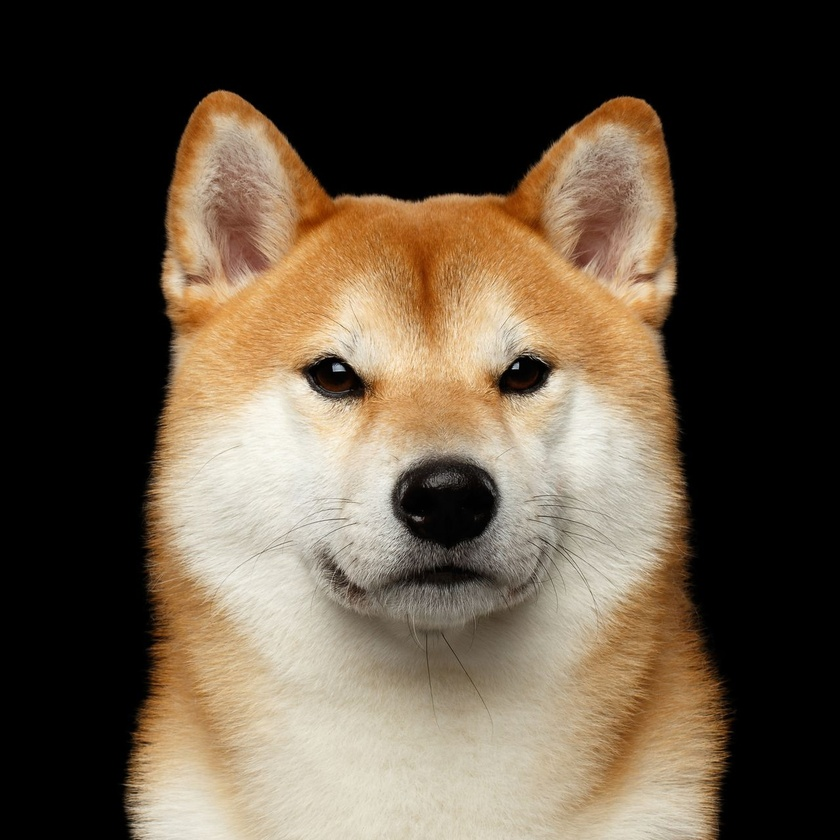
#> input picture shiba.jpeg, 840 x 840 px, shrunk from 1280 x 1280 before the run, found by its file name
$ python canny.py
#> lines starting #> are read from the running program, lines starting #| are printed output that depends on the picture; after the words box and inside, x2 and y2 are one past the last pixel; in counts of white or black regions, pixels touching at a corner belong together
import numpy as np
import cv2 as cv
from matplotlib import pyplot as plt

path = r'/Users/sirap/Documents/Year_4/year-4-image/shiba.jpeg'
img = cv.imread(path,0)
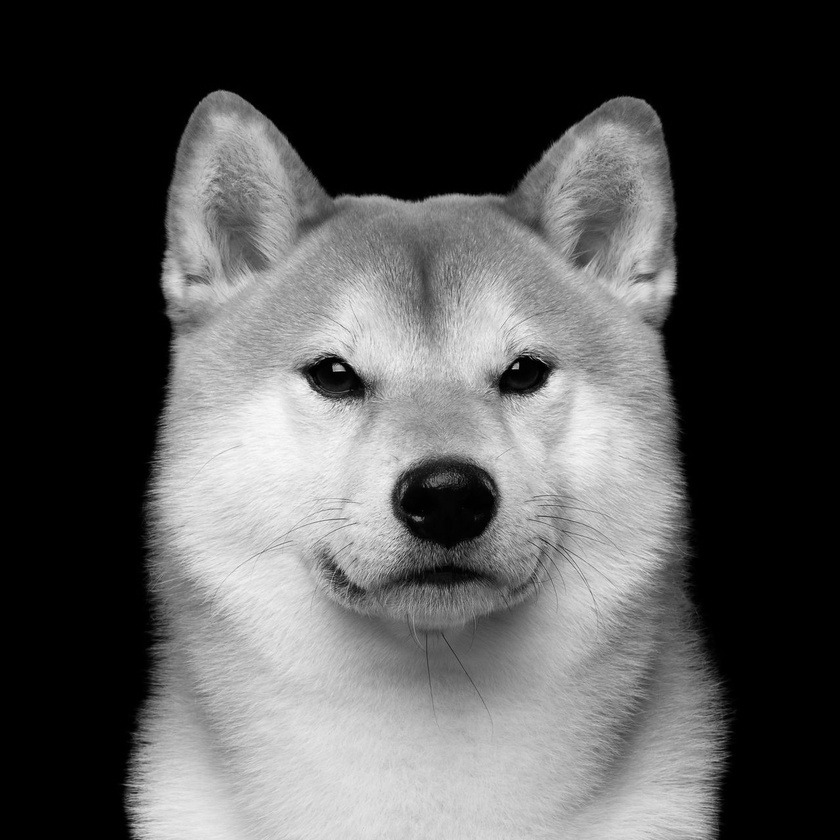
#> img: shape (840, 840); min 0, max 250, mean 84.1
edges = cv.Canny(img,100,200)
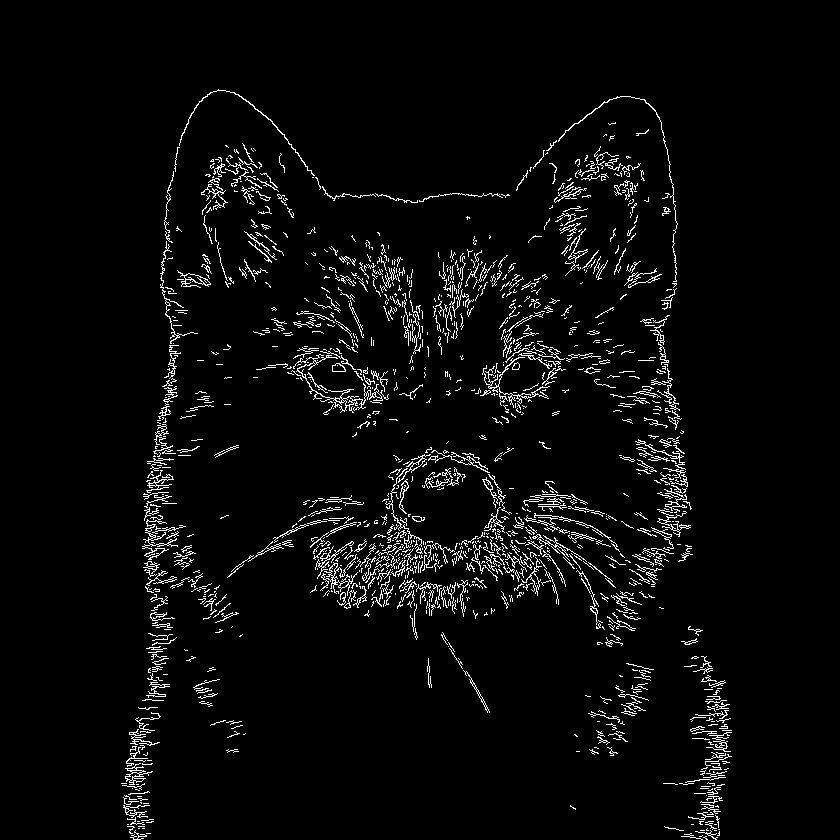
#> edges: shape (840, 840); 3.8% white in thin lines or dots, all inside (x1, y1, x2, y2) = (121, 89, 732, 840)

plt.subplot(121)
plt.imshow(img, cmap='gray')
plt.title('Original')

plt.subplot(122)
plt.imshow(edges,cmap = 'gray')
plt.title('Canny')

plt.show()
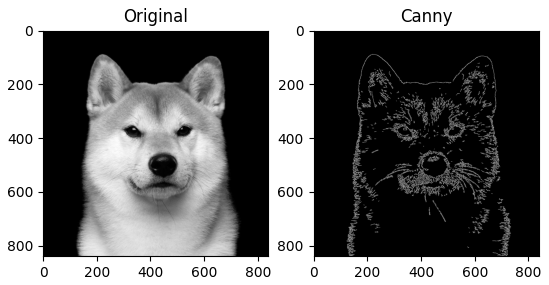
#> figure drawn by matplotlib, 2 panels

$ run again, with tony.jpeg copied over shiba.jpeg
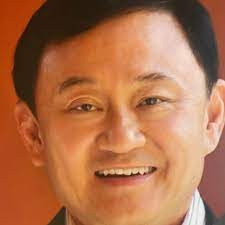
#> input picture tony.jpeg, 225 x 225 px, found by its file name
#> `edges = cv.Canny(img,100,200)`:
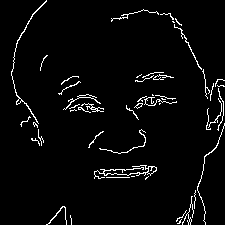
#> edges: shape (225, 225); 3.6% white in thin lines or dots
#> `plt.show()`:
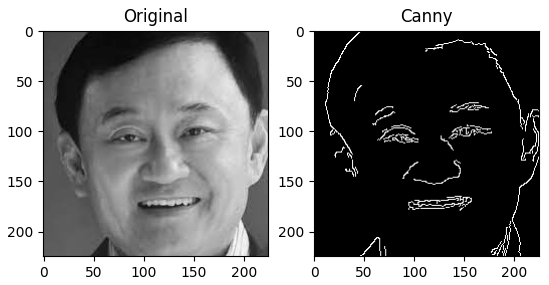
#> figure drawn by matplotlib, 2 panels

$ run again, with Image_negative.jpg copied over shiba.jpeg
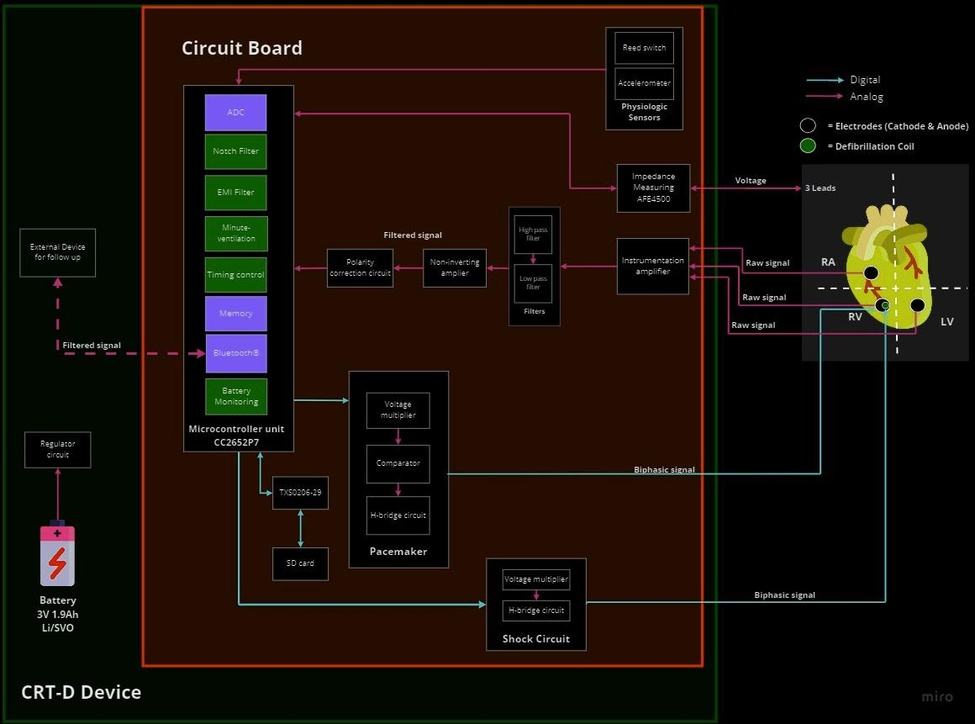
#> input picture Image_negative.jpg, 975 x 724 px, shrunk from 1160 x 861 before the run, found by its file name
#> `edges = cv.Canny(img,100,200)`:
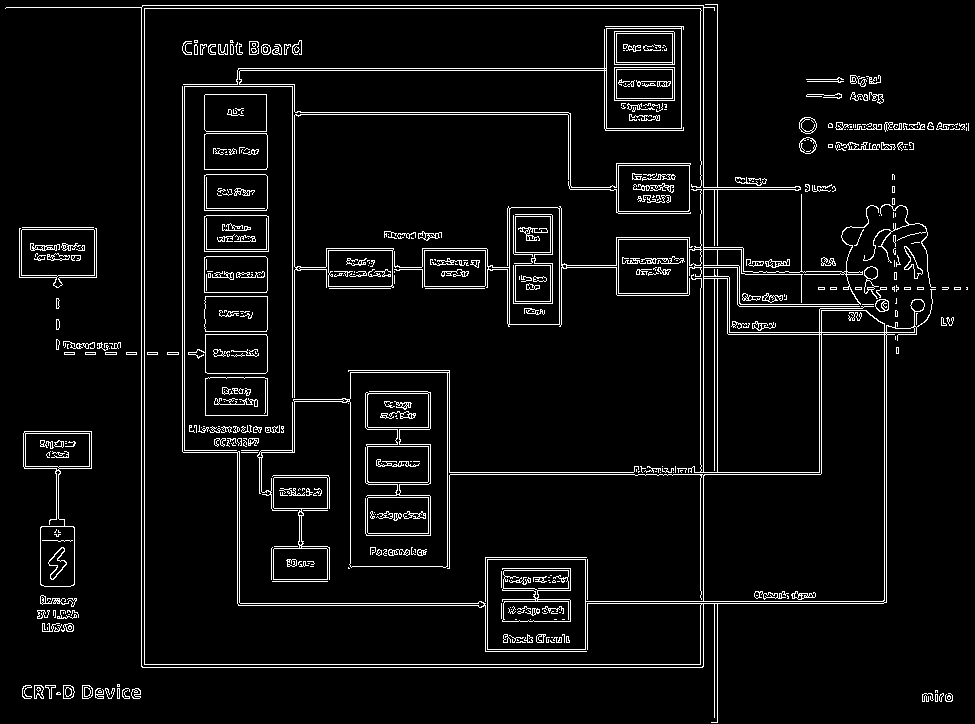
#> edges: shape (724, 975); 5.4% white in thin lines or dots
#> `plt.show()`:
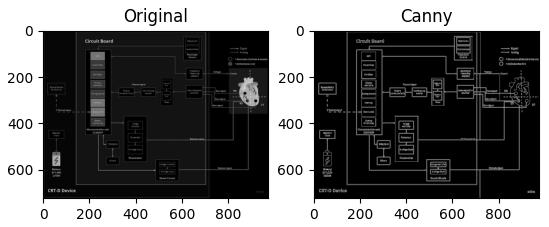
#> figure drawn by matplotlib, 2 panels
